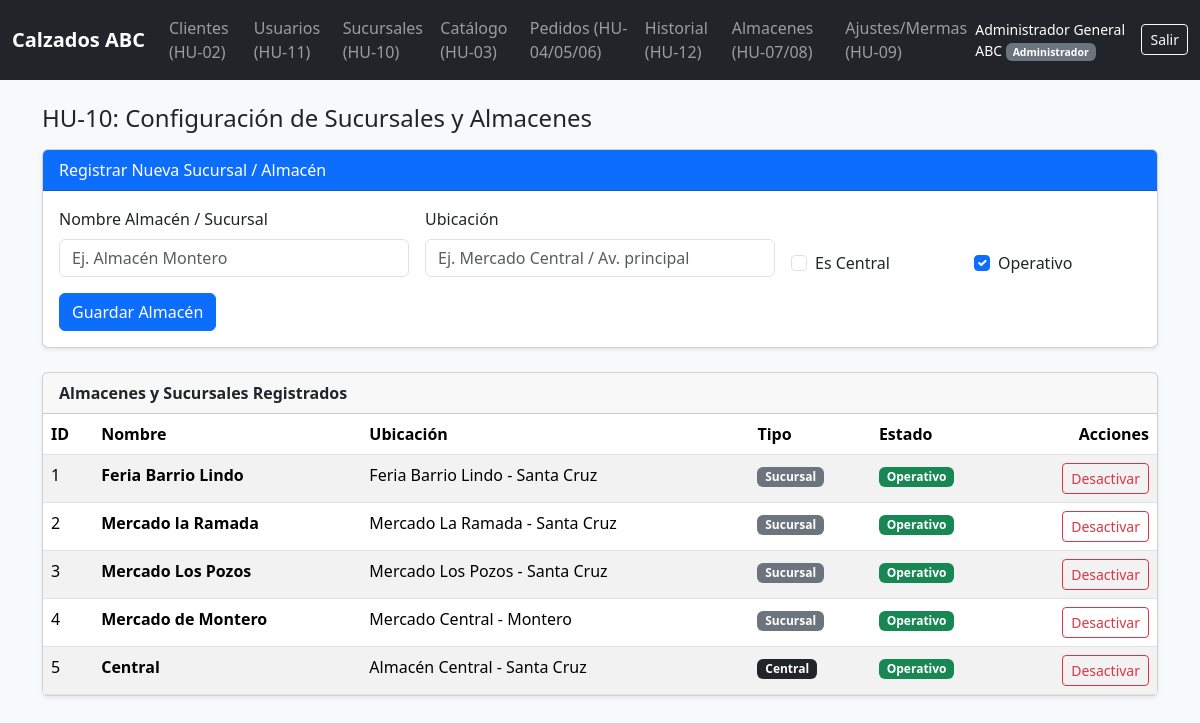
/sucursales (signed in), run on the app's committed database.
### database.py (models this page shows)
class Almacen(Base):
    __tablename__ = "Almacen"
    id = Column(Integer, primary_key=True)
    nombre = Column(String(100), unique=True, nullable=False)
    ubicacion = Column(String(180), default="")
    es_central = Column(Boolean, default=False, nullable=False)
    activo = Column(Boolean, default=True, nullable=False)
    stocks = relationship("StockAlmacen", back_populates="almacen", cascade="all, delete-orphan")

### hu09_10_11_12_sprint3.py (the view, shortened to what this page needs)
@sprint3_bp.route("/sucursales", methods=["GET", "POST"])
@login_required(roles=["Administrador"])
def sucursales():
    db = current_app.config["DB_SESSION"]
    srv = Sprint3Service(db)
    try:
        return render_template(
            "sucursales.html",
            almacenes=db.query(Almacen).order_by(Almacen.id).all()
        )
    finally:
        db.remove()

### app.py (called while the page is built)
def create_app(db_url="sqlite:///calzados_abc.db"):
    app = Flask(__name__)
    app.secret_key = "calzados_abc_sprint2_full_secret_key"
    app.config["UPLOAD_FOLDER"] = os.path.join(os.path.dirname(__file__), "uploads")
    os.makedirs(app.config["UPLOAD_FOLDER"], exist_ok=True)
    db = get_session(db_url)
    app.config["DB_SESSION"] = db
    seed_data(db)
    sync_stocks_with_catalog(db)
    app.register_blueprint(hu01_bp)
    app.register_blueprint(hu02_bp)
    app.register_blueprint(hu03_bp)
    app.register_blueprint(hu04_bp)
    app.register_blueprint(hu07_bp)
    app.register_blueprint(sprint3_bp)
    @app.teardown_appcontext
    def cleanup_session(exception=None):
        db.remove()
    return app

### comunes.py (called while the page is built)
def login_required(roles=None):
    def decorator(f):
        @wraps(f)
        def wrapper(*args, **kwargs):
            if "user_id" not in session:
                return redirect(url_for("hu01.login"))
            if roles and session.get("rol") not in roles:
                flash("Acceso denegado: no tiene permisos para este módulo (RNF-02).", "danger")
                return redirect(url_for("hu01.dashboard"))
            return f(*args, **kwargs)
        return wrapper
    return decorator

### hu09_10_11_12_sprint3.py (called while the page is built)
def asegurar_columna_almacen_activo(db_session):
    try:
        insp = inspect(db_session.bind)
        cols = [c["name"] for c in insp.get_columns("Almacen")]
        if "activo" not in cols:
            db_session.execute(text("ALTER TABLE Almacen ADD COLUMN activo BOOLEAN NOT NULL DEFAULT 1"))
            db_session.commit()
    except Exception:
        db_session.rollback()

def asegurar_columna_pedido_actualizacion(db_session):
    try:
        insp = inspect(db_session.bind)
        cols = [c["name"] for c in insp.get_columns("Pedido")]
        if "fecha_actualizacion" not in cols:
            db_session.execute(text("ALTER TABLE Pedido ADD COLUMN fecha_actualizacion DATETIME"))
            db_session.commit()
    except Exception:
        db_session.rollback()

### templates/sucursales.html (shortened to what this page needs)
{% extends 'base.html' %}
{% block content %}
<h4 class="mb-3">HU-10: Configuración de Sucursales y Almacenes</h4>
<div class="card mb-4 shadow-sm">
    <div class="card-header bg-primary text-white">Registrar Nueva Sucursal / Almacén</div>
    <div class="card-body">
        <form method="POST" class="row g-3">
            <div class="col-md-4">
                <label class="form-label">Nombre Almacén / Sucursal</label>
                <input type="text" name="nombre" class="form-control" placeholder="Ej. Almacén Montero" required>
            </div>
            <div class="col-md-4">
                <label class="form-label">Ubicación</label>
                <input type="text" name="ubicacion" class="form-control" placeholder="Ej. Mercado Central / Av. principal">
            </div>
            <div class="col-md-2 d-flex align-items-end">
                <div class="form-check">
                    <input class="form-check-input" type="checkbox" name="es_central" id="chkCentral">
                    <label class="form-check-label" for="chkCentral">Es Central</label>
                </div>
            </div>
            <div class="col-md-2 d-flex align-items-end">
                <div class="form-check">
                    <input class="form-check-input" type="checkbox" name="activo" id="chkActivo" checked>
                    <label class="form-check-label" for="chkActivo">Operativo</label>
                </div>
            </div>
            <div class="col-12">
                <button type="submit" class="btn btn-primary">Guardar Almacén</button>
            </div>
        </form>
    </div>
</div>
<div class="card shadow-sm">
    <div class="card-header fw-bold">Almacenes y Sucursales Registrados</div>
    <div class="table-responsive">
        <table class="table table-striped mb-0">
            <thead>
                <tr>
                    <th>ID</th>
                    <th>Nombre</th>
                    <th>Ubicación</th>
                    <th>Tipo</th>
                    <th>Estado</th>
                    <th class="text-end">Acciones</th>
                </tr>
            </thead>
            <tbody>
                {% for alm in almacenes %}
                {% set esta_activo = alm.activo if alm.activo is defined else True %}
                <tr>
                    <td>{{ alm.id }}</td>
                    <td><strong>{{ alm.nombre }}</strong></td>
                    <td>{{ alm.ubicacion or '-' }}</td>
                    <td>
                        {% if alm.es_central %}
                        <span class="badge bg-dark">Central</span>
                        {% else %}
                        <span class="badge bg-secondary">Sucursal</span>
                        {% endif %}
                    </td>
                    <td>
                        <span class="badge bg-{{ 'success' if esta_activo else 'danger' }}">
                            {{ 'Operativo' if esta_activo else 'Inactivo' }}
                        </span>
                    </td>
                    <td class="text-end">
                        <form method="POST" class="d-inline">
                            <button class="btn btn-sm btn-outline-{{ 'danger' if esta_activo else 'success' }}">
                                {{ 'Desactivar' if esta_activo else 'Activar' }}
                            </button>
                        </form>
                    </td>
                </tr>
                {% endfor %}
            </tbody>
        </table>
    </div>
</div>
{% endblock %}

### data on the page
Almacen: id "1", nombre "Feria Barrio Lindo", ubicacion "Feria Barrio Lindo - Santa Cruz", es_central "Sucursal", value "Operativo", value "Desactivar"
Almacen: id "2", nombre "Mercado la Ramada", ubicacion "Mercado La Ramada - Santa Cruz", es_central "Sucursal", value "Operativo", value "Desactivar"
Almacen: id "3", nombre "Mercado Los Pozos", ubicacion "Mercado Los Pozos - Santa Cruz", es_central "Sucursal", value "Operativo", value "Desactivar"
Almacen: id "4", nombre "Mercado de Montero", ubicacion "Mercado Central - Montero", es_central "Sucursal", value "Operativo", value "Desactivar"
Almacen: id "5", nombre "Central", ubicacion "Almacén Central - Santa Cruz", es_central "Central", value "Operativo", value "Desactivar"

### other printed values
{{ session.get('nombre') }} "Administrador General ABC"
{{ session.get('rol') }} "Administrador"
